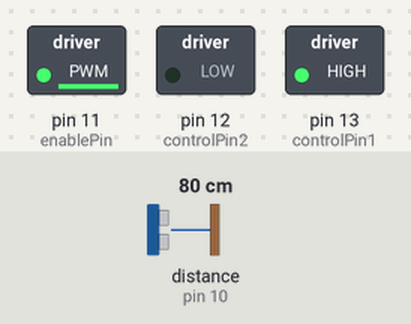
The sketch below on a simulated Arduino Uno, built with avr-gcc and run on an emulated ATmega328P. On the bench: switched loads named in the sketch (green lamp = pin HIGH). The inputs (shaded band) are chosen by the test bench; at power-on: distance to the obstacle (sensor on pin 10) 80 cm. The echo pulse lasts 58.3 µs per cm.

Above: at 1.2 s.
1.3 s: distance to the obstacle (sensor on pin 10) set to 12 cm
2.8 s: distance to the obstacle (sensor on pin 10) set to 9 cm
At 3.5 s:
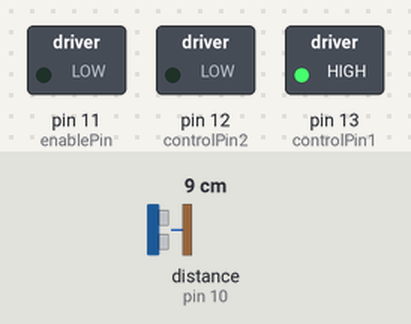
4.3 s: distance to the obstacle (sensor on pin 10) set to 18 cm
At 4.7 s:
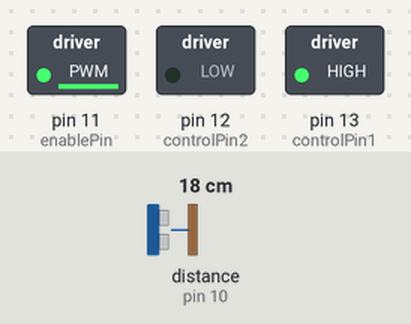
5.8 s: distance to the obstacle (sensor on pin 10) set to 2 cm
At 7.0 s:
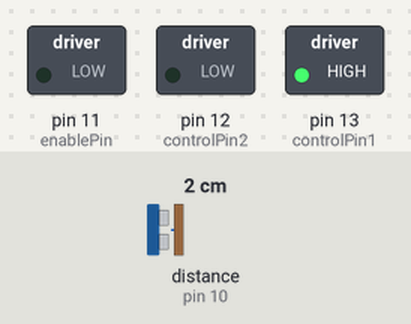
Timing chart, 0 to 8.3 s (numbered marks = the images above; inputs shaded):
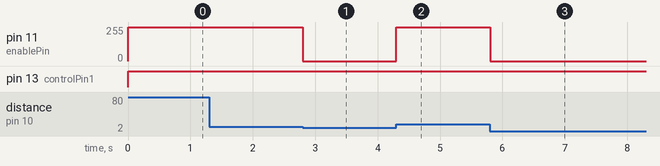

The sketch:

Challenge.ino
```cpp
#include <NewPing.h>

// 超音波センサーの設定
const int trigPin = 9;
const int echoPin = 10;
const int maxDisntance = 200;
NewPing sonar(trigPin, echoPin, maxDisntance);
// モーター制御に必要なPIN
const int controlPin1 = 13;
const int controlPin2 = 12;
const int enablePin = 11;
// モーターのスピード設定
int motor_speed;  // モーターのスピード

void setup() {
  // モーター制御PINの設定
  pinMode(controlPin1, OUTPUT);
  pinMode(controlPin2, OUTPUT);
  pinMode(enablePin, OUTPUT);
}

void loop() {
  if (sonar.ping_cm() > 10) {  // もし距離が10cm以上なら
    // スピード100%で前進する
    setMotorSpeed(100);
    setForward(true);
  } else {  // でなければ
    // スピードを0%にする→モーターに電流を流さない
    setMotorSpeed(0);
  }
}

// モーターの進む方向を指定
void setForward(bool is_forward) {
  if (is_forward) {
    digitalWrite(controlPin1, HIGH);
    digitalWrite(controlPin2, LOW);
  } else {
    digitalWrite(controlPin1, LOW);
    digitalWrite(controlPin2, HIGH);
  }
}

// モーターのスピードを割合で指定
void setMotorSpeed(int speed_rate) {
  motor_speed = map(speed_rate, 0, 100, 0, 254);
  analogWrite(enablePin, motor_speed);
}
```

Measured:
- the behaviour switches between 11 and 10 cm on distance to the obstacle (sensor on pin 10) (found by bisection; images 0 and 1)
- after the input at 1.3 s, every drawn part: stays the same
- after the input at 2.8 s, pin 11 (enablePin): 254/255 → 0/255 at once
- after the input at 4.3 s, pin 11 (enablePin): 0/255 → 254/255 at once
- after the input at 5.8 s, pin 11 (enablePin): 254/255 → 0/255 at once
